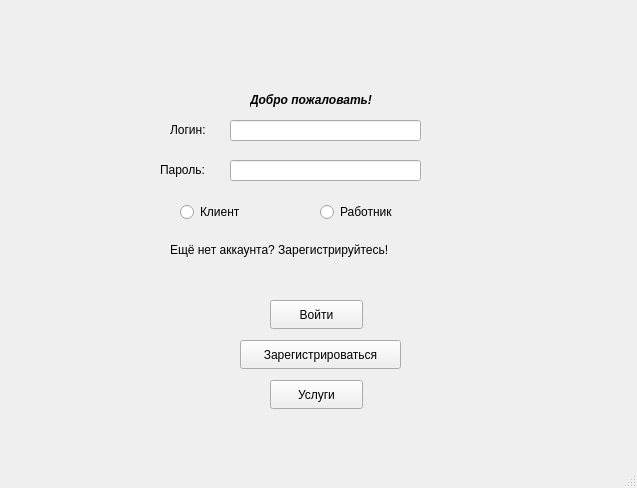
<?xml version="1.0" encoding="UTF-8"?>
<ui version="4.0">
 <class>MainWindow</class>
 <widget class="QMainWindow" name="MainWindow">
  <property name="geometry">
   <rect>
    <x>0</x>
    <y>0</y>
    <width>637</width>
    <height>488</height>
   </rect>
  </property>
  <property name="windowTitle">
   <string>MainWindow</string>
  </property>
  <widget class="QWidget" name="centralwidget">
   <widget class="QPushButton" name="pushButton">
    <property name="geometry">
     <rect>
      <x>270</x>
      <y>300</y>
      <width>93</width>
      <height>29</height>
     </rect>
    </property>
    <property name="sizePolicy">
     <sizepolicy hsizetype="Minimum" vsizetype="Fixed">
      <horstretch>0</horstretch>
      <verstretch>0</verstretch>
     </sizepolicy>
    </property>
    <property name="text">
     <string>Войти</string>
    </property>
   </widget>
   <widget class="QPushButton" name="pushButton_2">
    <property name="geometry">
     <rect>
      <x>240</x>
      <y>340</y>
      <width>161</width>
      <height>29</height>
     </rect>
    </property>
    <property name="sizePolicy">
     <sizepolicy hsizetype="Minimum" vsizetype="Fixed">
      <horstretch>0</horstretch>
      <verstretch>0</verstretch>
     </sizepolicy>
    </property>
    <property name="text">
     <string>Зарегистрироваться</string>
    </property>
   </widget>
   <widget class="QLabel" name="label">
    <property name="geometry">
     <rect>
      <x>170</x>
      <y>120</y>
      <width>51</width>
      <height>20</height>
     </rect>
    </property>
    <property name="sizePolicy">
     <sizepolicy hsizetype="Minimum" vsizetype="Preferred">
      <horstretch>0</horstretch>
      <verstretch>0</verstretch>
     </sizepolicy>
    </property>
    <property name="text">
     <string>Логин:</string>
    </property>
   </widget>
   <widget class="QLineEdit" name="lineEdit">
    <property name="geometry">
     <rect>
      <x>230</x>
      <y>120</y>
      <width>191</width>
      <height>21</height>
     </rect>
    </property>
    <property name="sizePolicy">
     <sizepolicy hsizetype="Minimum" vsizetype="Fixed">
      <horstretch>0</horstretch>
      <verstretch>0</verstretch>
     </sizepolicy>
    </property>
   </widget>
   <widget class="QLabel" name="label_2">
    <property name="geometry">
     <rect>
      <x>160</x>
      <y>160</y>
      <width>63</width>
      <height>20</height>
     </rect>
    </property>
    <property name="sizePolicy">
     <sizepolicy hsizetype="Minimum" vsizetype="Preferred">
      <horstretch>0</horstretch>
      <verstretch>0</verstretch>
     </sizepolicy>
    </property>
    <property name="text">
     <string>Пароль:</string>
    </property>
   </widget>
   <widget class="QLineEdit" name="lineEdit_2">
    <property name="geometry">
     <rect>
      <x>230</x>
      <y>160</y>
      <width>191</width>
      <height>21</height>
     </rect>
    </property>
    <property name="sizePolicy">
     <sizepolicy hsizetype="Minimum" vsizetype="Fixed">
      <horstretch>0</horstretch>
      <verstretch>0</verstretch>
     </sizepolicy>
    </property>
   </widget>
   <widget class="QLabel" name="label_3">
    <property name="geometry">
     <rect>
      <x>250</x>
      <y>90</y>
      <width>161</width>
      <height>20</height>
     </rect>
    </property>
    <property name="sizePolicy">
     <sizepolicy hsizetype="Minimum" vsizetype="Preferred">
      <horstretch>0</horstretch>
      <verstretch>0</verstretch>
     </sizepolicy>
    </property>
    <property name="font">
     <font>
      <italic>true</italic>
      <bold>true</bold>
     </font>
    </property>
    <property name="text">
     <string>Добро пожаловать!</string>
    </property>
   </widget>
   <widget class="QLabel" name="label_4">
    <property name="geometry">
     <rect>
      <x>170</x>
      <y>240</y>
      <width>271</width>
      <height>20</height>
     </rect>
    </property>
    <property name="sizePolicy">
     <sizepolicy hsizetype="Minimum" vsizetype="Preferred">
      <horstretch>0</horstretch>
      <verstretch>0</verstretch>
     </sizepolicy>
    </property>
    <property name="text">
     <string>Ещё нет аккаунта? Зарегистрируйтесь!</string>
    </property>
   </widget>
   <widget class="QPushButton" name="pushButton_3">
    <property name="geometry">
     <rect>
      <x>270</x>
      <y>380</y>
      <width>93</width>
      <height>29</height>
     </rect>
    </property>
    <property name="sizePolicy">
     <sizepolicy hsizetype="Minimum" vsizetype="Fixed">
      <horstretch>0</horstretch>
      <verstretch>0</verstretch>
     </sizepolicy>
    </property>
    <property name="text">
     <string>Услуги</string>
    </property>
   </widget>
   <widget class="QRadioButton" name="radioButtonRab">
    <property name="geometry">
     <rect>
      <x>320</x>
      <y>200</y>
      <width>107</width>
      <height>24</height>
     </rect>
    </property>
    <property name="sizePolicy">
     <sizepolicy hsizetype="Minimum" vsizetype="Fixed">
      <horstretch>0</horstretch>
      <verstretch>0</verstretch>
     </sizepolicy>
    </property>
    <property name="text">
     <string>Работник</string>
    </property>
   </widget>
   <widget class="QRadioButton" name="radioButtonAbonent">
    <property name="geometry">
     <rect>
      <x>180</x>
      <y>200</y>
      <width>107</width>
      <height>24</height>
     </rect>
    </property>
    <property name="sizePolicy">
     <sizepolicy hsizetype="Minimum" vsizetype="Fixed">
      <horstretch>0</horstretch>
      <verstretch>0</verstretch>
     </sizepolicy>
    </property>
    <property name="text">
     <string>Клиент</string>
    </property>
   </widget>
  </widget>
  <widget class="QMenuBar" name="menubar">
   <property name="geometry">
    <rect>
     <x>0</x>
     <y>0</y>
     <width>637</width>
     <height>26</height>
    </rect>
   </property>
  </widget>
  <widget class="QStatusBar" name="statusbar"/>
 </widget>
 <resources/>
 <connections/>
</ui>
